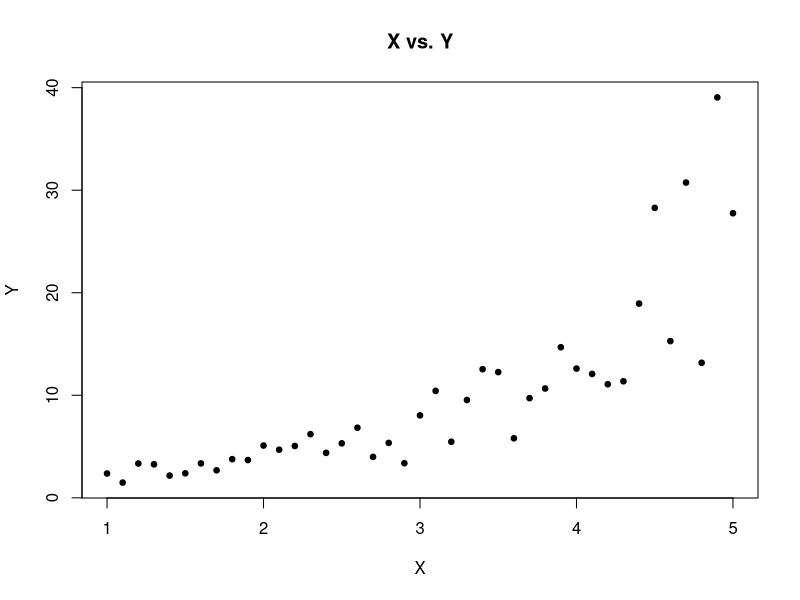
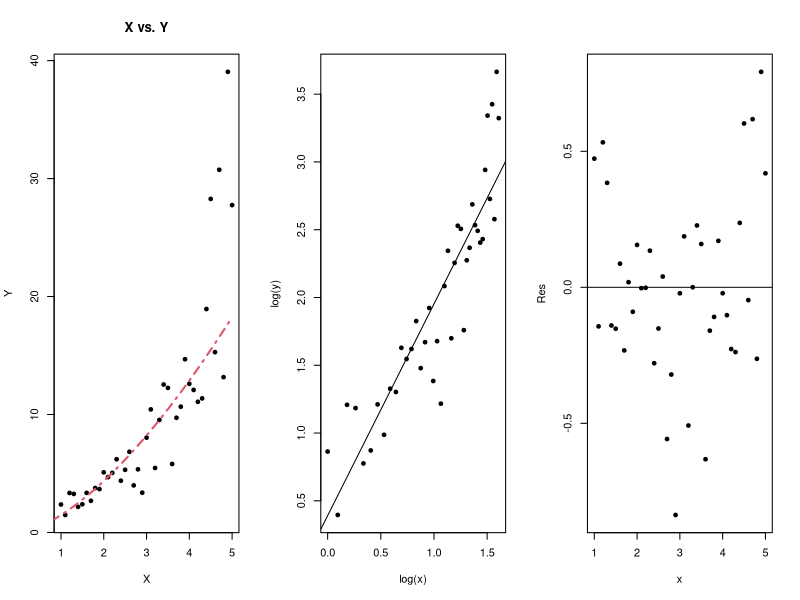
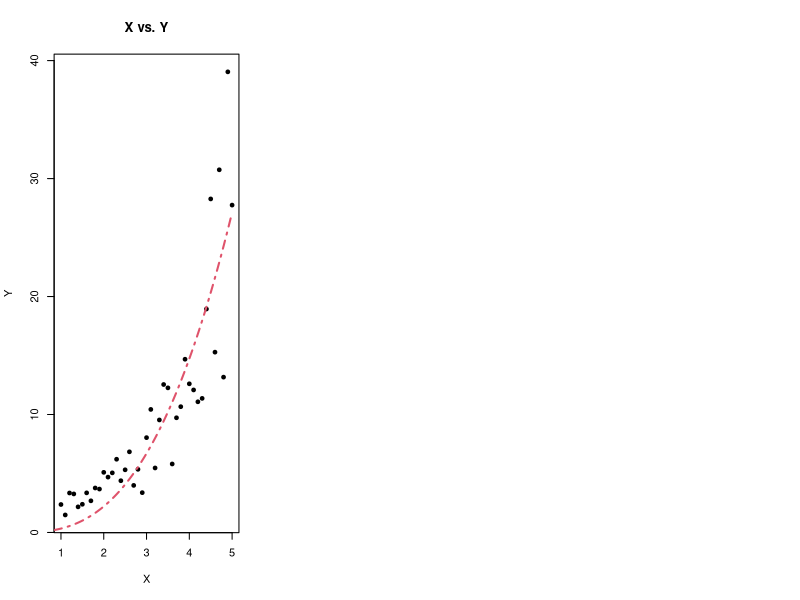

These figures' R source, in order: (Note: this script raises an error after producing the figures.)
##########################################
### Power method (aka log-log regression)
##########################################
### Create fake Data
########################
set.seed(101)
x   <- seq(1, 5, 0.1)
ran <- runif(length(x), 0.5, 1.5)
y   <- exp(x) * (ran/x)
plot(x, y, pch=19, cex=0.75, main="X vs. Y", xlab="X", ylab="Y")

#####################
### Regresssion
#####################
fit <- lm(log(y) ~ log(x))
summary(fit)
m <- coef(fit)[2] # slope
b <- coef(fit)[1] # y-int
Res <- residuals(fit)

#####################
### Plot the graphs
#####################
par(mfrow=c(1, 3))
plot(x, y, pch=19, cex=0.75, main="X vs. Y", xlab="X", ylab="Y")
curve(exp(b)*(x^m), from = 0.1, to= 5, col=2, lwd= 2, lty=4, add=T)
plot(log(x), log(y), pch=19, cex=0.75); abline(fit)
plot(x, Res, pch=19, cex=0.75); abline(h=0)

#################
# try with nls
# for a nonlinear fit
################
fit2 <- nls(y ~ b*x^m, start=list(b=1, m=1))
b2   <- coef(fit2)[1]
m2   <- coef(fit2)[2]
plot(x, y, pch=19, cex=0.75, main="X vs. Y", xlab="X", ylab="Y")
curve(b2*x^m2, from=0.1, to=5, lty=4, col=2, lwd=2, add=TRUE)

#################
# try with mle2 ??????
################

fun <- function(x, b=1, m=1) { b * x^m }
mle2(minuslogl=fun, parameters=list(b, m))
mle2(formula=y ~ b*x^m) # with defaults
calc_mle2_function(formula=y ~ b*x^m, parameters=list(b, m), start=list(b=1, m=1))
